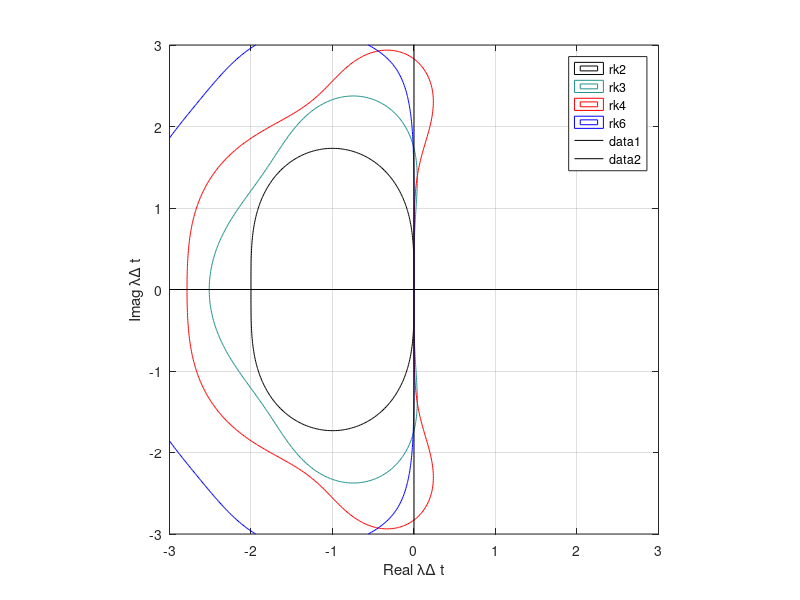

The MATLAB source for this figure: (Note: this script raises an error after producing the figure.)
% #### Comparing domain of stability of Runge Kutta method of order 2,3,4,6
clear all
close all
% Specify x range and number of points
 x0 = -3;
 x1 = 3;
 Nx = 301;
 % Specify y range and number of points
 y0 = -3;
 y1 = 3;
 Ny = 301;
 % Construct mesh
xv = linspace(x0,x1,Nx);
yv = linspace(y0,y1,Ny);
[x,y] = meshgrid(xv,yv);
 % Calculate z
 z = x + i*y;
% 2nd order Runge-Kutta growth factor
g1 = 1 + z + 0.5*z.^2;
% 3rd order Runge-Kutta growth factor
g2 = 1 + z + 1/2*z.^2 + 1/6*z.^3;
% 4th order Runge-Kutta growth factor
g3 = 1 + z + 1/2*z.^2 + 1/6*z.^3 + 1/24*z.^4;
% 6th order Runge-Kutta growth factor
g4 = 1 + z + 1/2*z.^2 + 1/6*z.^3 + 1/24*z.^4+1/120*z.^5+1/720*z.^6;
% Calculate magnitude of g
gmag1 = abs(g1);
gmag2 = abs(g2);
gmag3 = abs(g3);
gmag4 = abs(g4);
% Plot contours of gmag
contour(x,y,gmag1,[1 1],'k-');
hold on;
contour(x,y,gmag2,[1 1],'o-');
contour(x,y,gmag3,[1 1],'r-');
contour(x,y,gmag4,[1 1],'b-');
axis([x0,x1,y0,y1]);
axis('square');
xlabel('Real \lambda\Delta t');
ylabel('Imag \lambda\Delta t');
grid on;
legend('rk2','rk3','rk4','rk6')


%%


%% Stability regions of ODE formulas
% Nick Trefethen, February 2011

%%
% (Chebfun example ode-linear/Regions.m)
% [Tags: #stabilityregions]

%%
% Stability regions are a standard tool in the analysis of numerical formulas
% for ODE initial-value problems. Given a formula -- 2nd-order
% Adams-Bashforth, say, or 3rd-order backward differentiation -- the stability
% region is the region of the complex $\lambda \Delta t$-plane where the
% associated scalar constant-coefficient recurrence relation is stable. Here
% $\Delta t$ is the time step and $\lambda$ is the parameter in the scalar
% constant-coefficient linear model problem $du/dt = \lambda u$.

%%
% Small stability regions indicate that you might need very small time steps.
% This is particularly an issue with stiff ODEs, containing a variety of time
% scales.  For stiff problems one wants large or unbounded stability regions,
% and backward differentiation formulas have this property.

%%
% We can plot boundaries of some stability regions rather nicely with Chebfun.
% First we define some colors, and a region of the complex plane to work in.
CO = 'color'; c = {'b','r','g','m','y','c'}; 
x = [0 0]; y = [-8 8]; K = 'k';

%%
% The Adams-Bashforth formulas are the simplest family of explicit linear
% multistep methods; they are the basis of the MATLAB code `ode113`. Here are
% stability regions for the Adams-Bashforth formulas of orders 1, 2, 3.  (We
% can't go higher without extra effort, because at order 4 this method would
% give a loop that would need to be lopped off.)  As the order increases, the
% regions get smaller, corresponding to stricter limits on the allowable time
% step.
plot(y,x,K), hold on, plot(x,y,K)
t = chebfun('t',[0 2*pi]);
z = exp(1i*t); r = z-1;
s = 1; plot(r/s,CO,c{1})                      % order 1
s = (3-1/z)/2; plot(r/s,CO,c{2})              % order 2
s = (23-16/z+5/z^2)/12; plot(r/s,CO,c{3})     % order 3
axis([-2.5 .5 -1.5 1.5]), axis square, grid on
title('Adams-Bashforth orders 1,2,3')

%%
% The Runge-Kutta formulas are one-step methods, a bit trickier to derive but
% simpler to apply; they are the basis of the MATLAB codes `ode23` and
% `ode45`.  To plot their stability regions, we need to solve an equation.  We
% can do that with a Newton iteration, which we terminate here after 3 or 4
% steps. Here are stability regions of RK formulas of order 1,2,3,4. In this
% case the regions get bigger as the order increases.
clf, plot(y,x,K), hold on, plot(x,y,K)
w = z-1;
plot(w,CO,c{1})                                % order 1
for i = 1:3
   w = w-(1+w+.5*w^2-z^2)/(1+w);
end
plot(w,CO,c{2})                                % order 2
for i = 1:4
   w = w-(1+w+.5*w^2+w^3/6-z^3)/(1+w+w^2/2); 
end
plot(w,CO,c{3})                                % order 3
for i = 1:4
   w = w-(1+w+.5*w^2+w^3/6+w^4/24-z^4)/(1+w+w^2/2+w^3/6); 
end
plot(w,CO,c{4})                                % order 4
axis([-5 2 -3.5 3.5]), axis square, grid on
title('Runge-Kutta orders 1,2,3,4')

%%
% Finally we look at the backward differentiation formulas of orders 1-6,
% which are related to the MATLAB code `ode15s`. In this case the stability
% regions are the _exteriors_ of the curves drawn.
clf, plot(8*y,x,K), hold on, plot(x,8*y,K) 
d = 1-1/z; r = 0;
for i = 1:6
   r = r+d^i/i;
   plot(r,CO,c{i})
end
axis([-15 35 -25 25]), axis square, grid on
title('Backward differentiation orders 1-6 (exteriors of curves)')

%%
% Here is a close-up. The order 1 and 2 RK formulas are A-stable, meaning that
% their stability regions contain the whole left half-plane. The stability
% regions of the order 3, 4, 5, 6 formulas contain the negative real axis but
% not the whole left half-plane.
axis(6*[-1 1 -1 1])
title('Backward differentiation close-up')

%% References
%
% 1. E. Hairer and G. Wanner, _Solving Ordinary Differential Equations II:
%    Stiff and Differential-Algebraic Problems_, Springer, 1996.